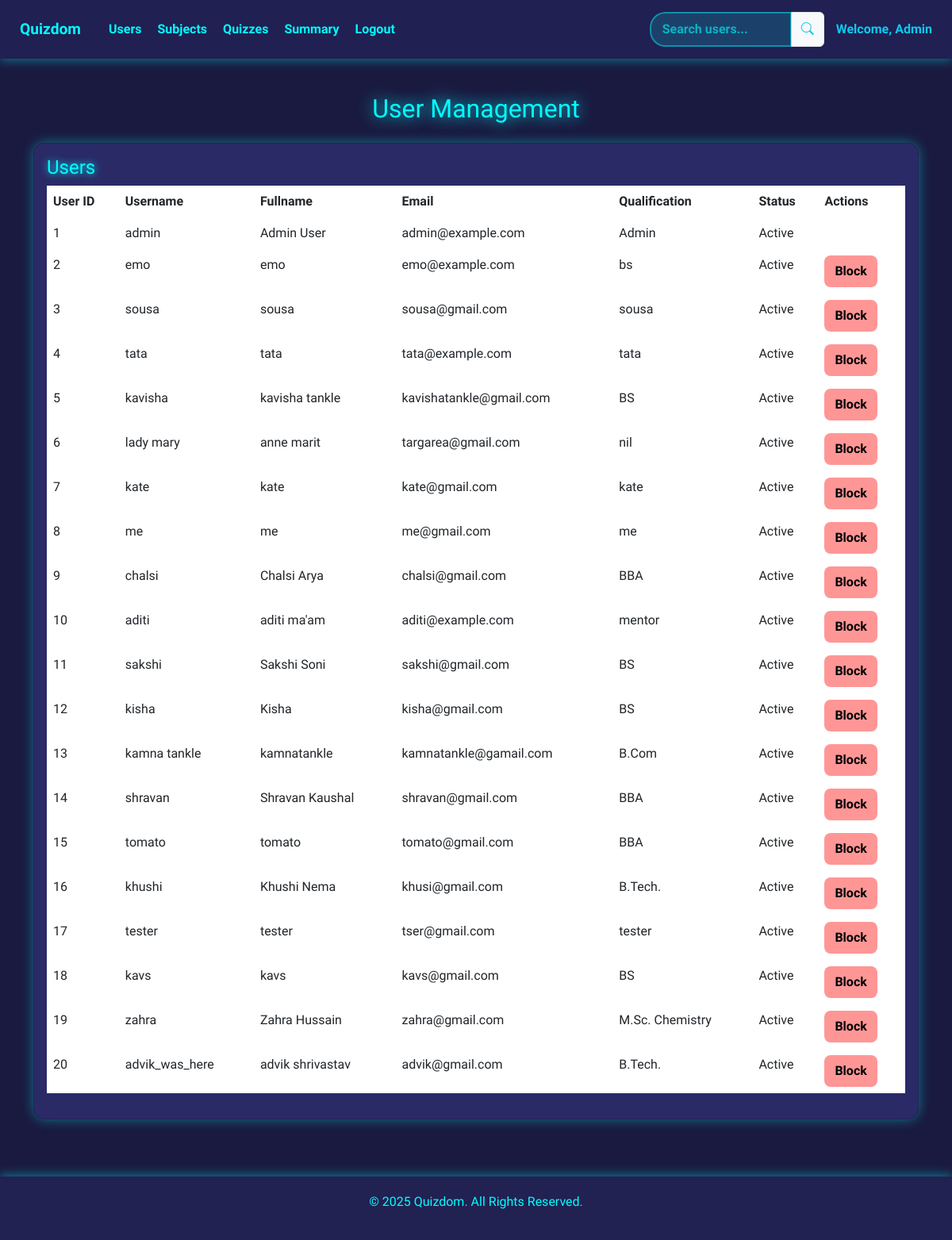
Page /Manage-Users on the earlier database version.
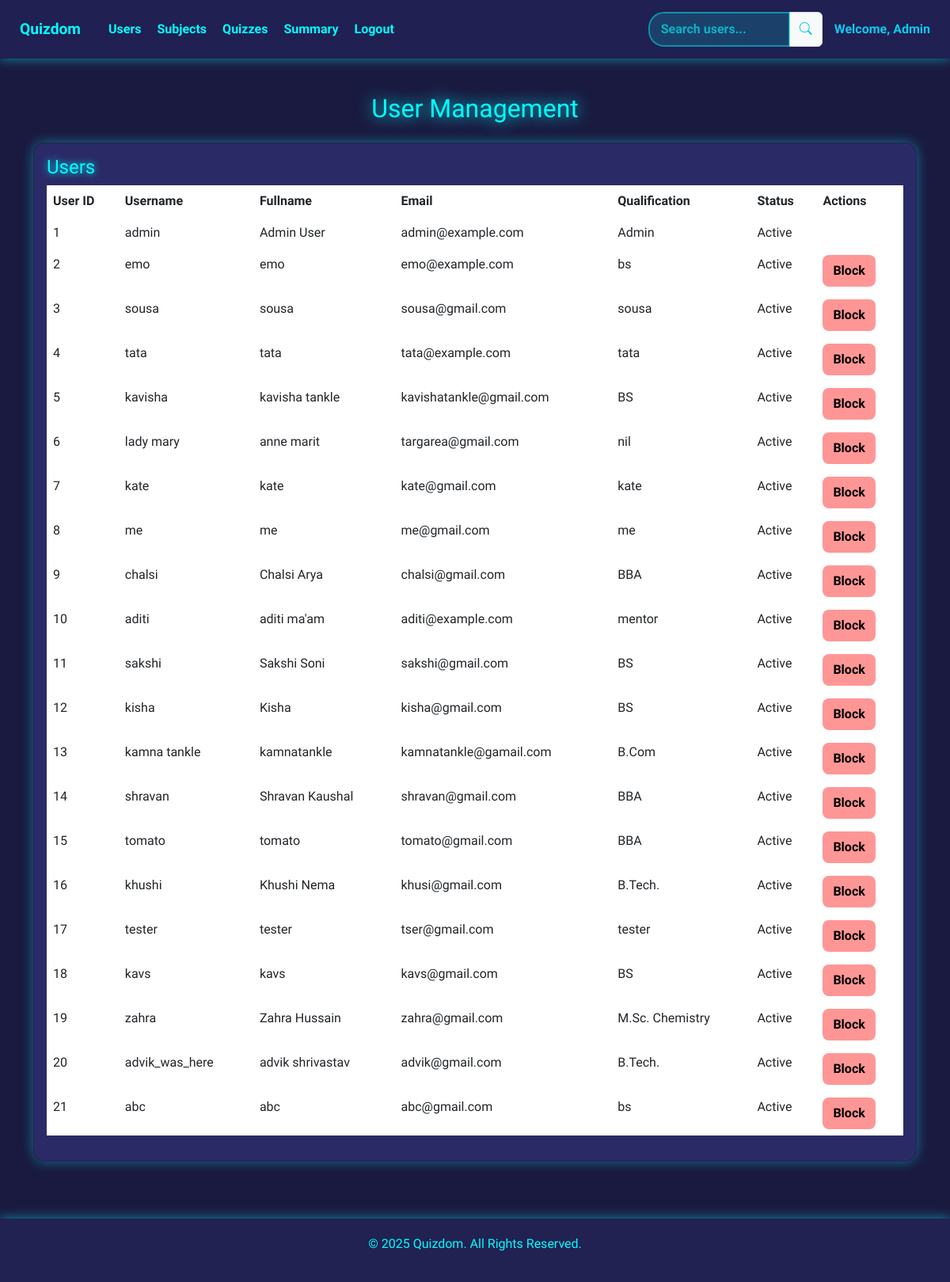
Same page on the later database version.
### main.py (models this page shows, shortened)
class User(db.Model):
    id = db.Column(db.Integer, primary_key=True)
    username = db.Column(db.String(50), unique=True, nullable=False)
    email = db.Column(db.String(100), unique=True, nullable=False)
    password_hash = db.Column(db.String(200), nullable=False)
    fullname = db.Column(db.String(100), nullable=False)
    qualification = db.Column(db.String(100), nullable=False)
    dob = db.Column(db.Date, nullable=False)
    created_at = db.Column(db.DateTime, default=datetime.utcnow)
    is_active = db.Column(db.Boolean, default=True)
    scores = db.relationship('Score', back_populates='user')

### main.py (the view)
@app.route('/Manage-Users')
def manage_users():
    search_query = request.args.get('search', '').lower()
    users = User.query.filter(
        (User.username.ilike(f'%{search_query}%')) |
        (User.email.ilike(f'%{search_query}%')) |
        (User.fullname.ilike(f'%{search_query}%'))
    ).all()
    return render_template('user_management.html', users=users)

### templates/user_management.html (shortened to what this page needs)
<!DOCTYPE html>
<html lang="en">
<head>
    <link href="https://cdn.jsdelivr.net/npm/bootstrap@5.3.0/dist/css/bootstrap.min.css" rel="stylesheet">
    <link rel="stylesheet" href="https://cdn.jsdelivr.net/npm/bootstrap-icons/font/bootstrap-icons.css">
</head>
<body>
<nav class="navigation">
    <div class="nav-links">
        <span class="brand">Quizdom</span>
        <a href="/Manage-Users">Users</a>
        <a href="/Manage-Subjects">Subjects</a>
        <a href="/Manage-Quizzes">Quizzes</a>
        <a href="/Admin-Summary">Summary</a>
        <a href="/">Logout</a>
    </div>
    <div class="nav-right">
        <form action="{{ url_for('manage_users') }}" method="GET" class="input-group">
            <input type="text" name="search" class="search-box form-control" placeholder="Search users...">
            <button type="submit" class="input-group-text text-info"><i class="bi bi-search"></i></button>
        </form>
        <span class="text-info fw-bold">Welcome, Admin</span>
    </div>
</nav>
<div class="container mt-5 pb-5">
    <h1 class="dashboard-title">User Management</h1>
    <div class="row mt-4">
        <div class="col-md-12">
            <div class="card p-3">
                <h2>Users</h2>
                <table class="table table-borderless text-light">
                    <thead>
                        <tr>
                            <th>User ID</th>
                            <th>Username</th>
                            <th>Fullname</th>
                            <th>Email</th>
                            <th>Qualification</th>
                            <th>Status</th>
                            <th>Actions</th>
                        </tr>
                    </thead>
                    <tbody>
                        {% for user in users %}
                        <tr>
                            <td>{{ user.id }}</td>
                            <td>{{ user.username }}</td>
                            <td>{{ user.fullname }}</td>
                            <td>{{ user.email }}</td>
                            <td>{{ user.qualification }}</td>
                            <td>{{'Active' if user.is_active else 'Blocked'}}</td>
                            <td>
                                <div class="btn-group">
                                    {% if user.username != 'admin' %}
                                    <form action="{{ url_for('block_user', user_id=user.id) }}" method="POST" style="display: inline;">
                                        {% if user.is_active %}
                                            <button type="submit" class="btn btn-custom btn-delete">Block</button>
                                        {% else %}
                                            <button type="submit" class="btn btn-custom btn-edit">Unblock</button>
                                        {% endif %}
                                    </form>
                                    {% endif %}
                                </div>
                            </td>
                        </tr>
                        {% endfor %}
                    </tbody>
                </table>
            </div>
        </div>
    </div>
</div>
<footer class="text-center mt-4">
    <p>&copy; 2025 Quizdom. All Rights Reserved.</p>
</footer>
</body>
</html>

### templates/user_management.html (style rules this page uses)
* { font-family: 'Orbitron', sans-serif; }
body { background-color: #1A1A40; color: #F2F2F2; padding-top: 70px; }
.navigation { position: fixed; top: 0; left: 0; width: 100%; display: flex; justify-content: space-between; align-items: center; background-color: rgba(34, 34, 85, 0.9); padding: 15px 25px; box-shadow: 0 2px 12px rgba(0, 255, 255, 0.4); z-index: 1000; }
.nav-links { display: flex; align-items: center; gap: 20px; }
.nav-links a { text-decoration: none; color: #00FFFF; font-weight: bold; transition: 0.3s; }
.brand { font-size: 1.2rem; font-weight: bold; color: #00FFFF; margin-right: 15px; }
.nav-right { display: flex; align-items: center; gap: 15px; }
.input-group { width: 220px; }
.search-box { padding: 8px 14px; border-radius: 20px; background-color: rgba(0, 255, 255, 0.15); color: #00FFFF; outline: none; border: 2px solid rgba(0, 255, 255, 0.5); font-weight: bold; transition: 0.3s; }
.search-box::placeholder { color: rgba(0, 255, 255, 0.6); }
.dashboard-title { text-align: center; color: #00FFFF; font-size: 2em; text-shadow: 0 0 20px #00FFFF; }
.card { background: rgba(50, 50, 120, 0.7); box-shadow: 0 0 15px rgba(0, 255, 255, 0.4); transition: transform 0.3s; border-radius: 15px; }
.card h2 { color: #00FFFF; text-shadow: 0 0 10px #00FFFF; font-size: 1.5rem; }
.btn-custom { font-weight: bold; border-radius: 8px; padding: 7px 12px; }
.btn-delete { background-color: rgba(255, 80, 80, 0.6); color: #000; }
footer { margin-top: auto; padding: 20px; background-color: rgba(34, 34, 85, 0.9); color: #00FFFF; text-align: center; box-shadow: 0 -2px 12px rgba(0, 255, 255, 0.4); }

Differences in the rows shown:
added User: id "21", username "abc", fullname "abc", email "abc@gmail.com", qualification "bs", is_active "Active", shows "Block"
